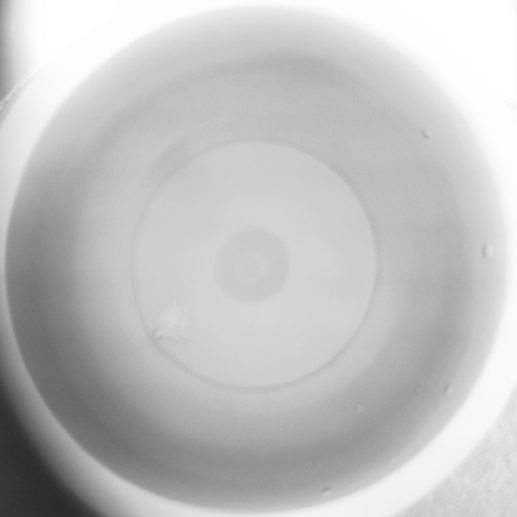
#> input picture all_res/0575.bmp, 1034 x 1034 px, found by its file name (shown at 1/2 size)
$ python mouse.py
#> lines starting #> are read from the running program, lines starting #| are printed output that depends on the picture
import cv2
import numpy as np
# 当鼠标按下时变为True
mode = True
color = (0, 0, 255)
lower = np.array([0, 253, 253])
upper = np.array([3, 255, 255])
hull = None
point = None


# 回调函数
# [18 lines left out: function draw_circle, not called in this run]


def showSetting(img):
    # font = cv2.FONT_HERSHEY_SIMPLEX
    # cv2.putText(img, 'Press "m" to change the shape', (0, 30), font, 1, color, 2)
    # cv2.rectangle(img, (0, 35), (1024, 68), (0, 0, 0), -1) # 擦去上一个字符串，否则会出现重影
    # cv2.putText(img, 'The shape you are drawing is :' + ('regtangle' if mode else 'circle'),
    #             (0, 60), font, 1, color, 2)
    # cv2.putText(img, 'Click right button to change color', (0, 90), font, 1, color, 2)
    pass

# [33 lines left out: functions write, bag, not called in this run]


if __name__ == "__main__":
    fileno = '0575'
    scale = 1

    img = cv2.imread('.\\all_res\\' + fileno + '.bmp', 0)
#> img is the input picture: shape (1034, 1034); min 38, max 255, mean 192.6
    img = cv2.equalizeHist(img)
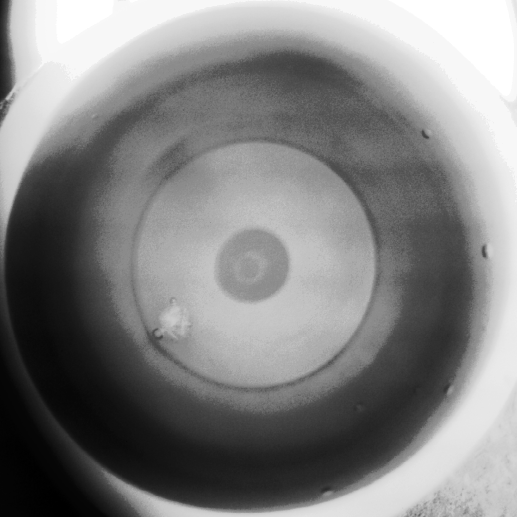
#> img: shape (1034, 1034) (shown at 1/2 size); min 0, max 255, mean 129.2
    img = cv2.cvtColor(img, cv2.COLOR_GRAY2RGB)
#> img: shape (1034, 1034, 3)
    orgin_img = img.copy()
    # img = cv2.blur(img, (5,5), 0)
    cv2.namedWindow('image')
    linetype=cv2.LINE_AA
    showSetting(img)
    cv2.setMouseCallback('image', draw_circle)
    while 1:
        cv2.imshow('image', img)
        k = cv2.waitKey(1) & 0xFF
#> (key Esc is pressed here)
        if k == ord('w'):
            write(fileno)
        elif k == ord('1'):  # ESC
            scale = 1
        elif k == ord('2'):  # ESC
            scale = 2
        elif k == ord('3'):  # ESC
            scale = 3
        elif k == ord('4'):  # ESC
            scale = 0
        elif k == ord('m'):
            mode = False if mode else True
        elif k == ord('m'):
            bag()
        elif k == 27:  # ESC
            break
    cv2.destroyAllWindows()
